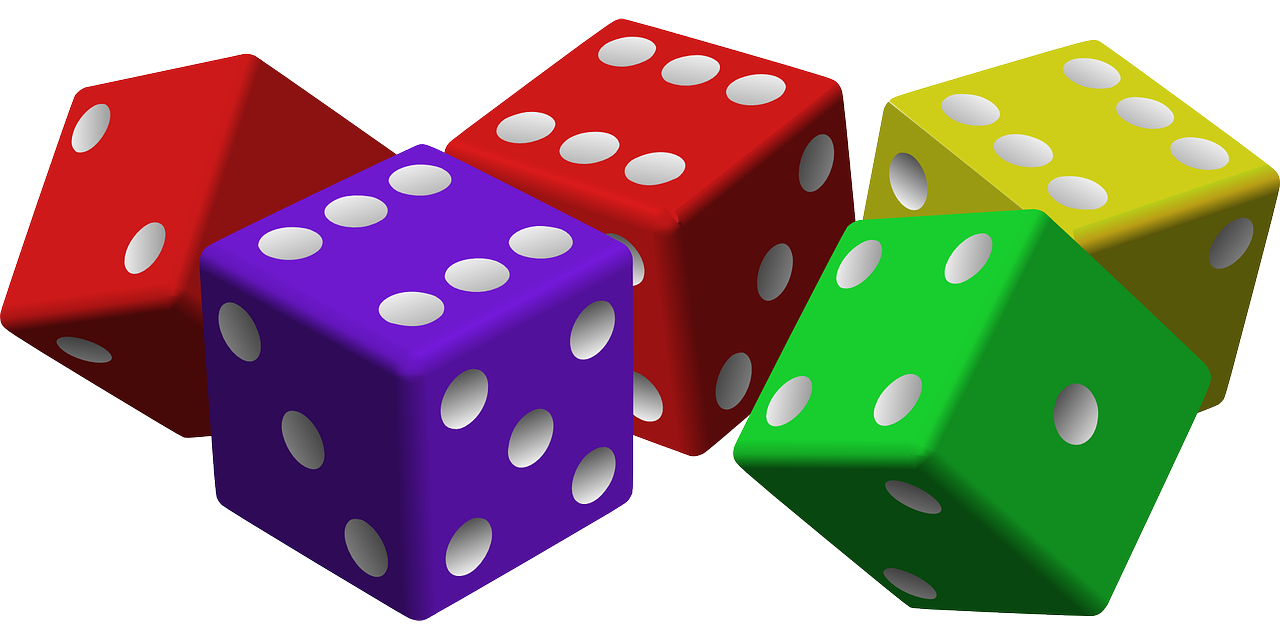
#> input picture 課本檔案/opencv/dice.png, 1280 x 640 px
$ python 6.py
#> lines starting #> are read from the running program, lines starting #| are printed output that depends on the picture
import cv2
img = cv2.imread('dice.png')
#> img is the input picture: shape (640, 1280, 3); mean B, G, R 135.3, 142.5, 157.8
img_HSV = cv2.cvtColor(img, cv2.COLOR_BGR2HSV)
#> img_HSV: shape (640, 1280, 3); mean H, S, V 35.2, 129.8, 189.1
cv2.imshow('HSV Image',img_HSV)
cv2.imshow('Hue Channel',img_HSV[:, :,0])
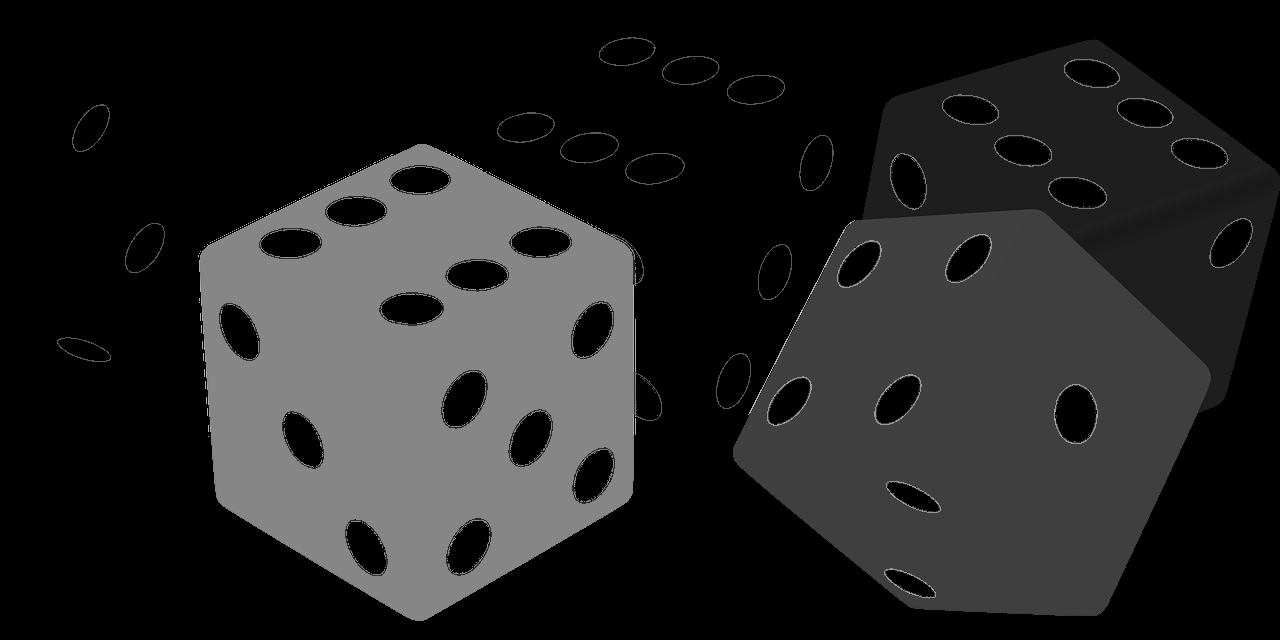
#> window 'Hue Channel': shape (640, 1280); min 0, max 179, mean 35.2
cv2.imshow('Saturation Channel',img_HSV[:, :,1])
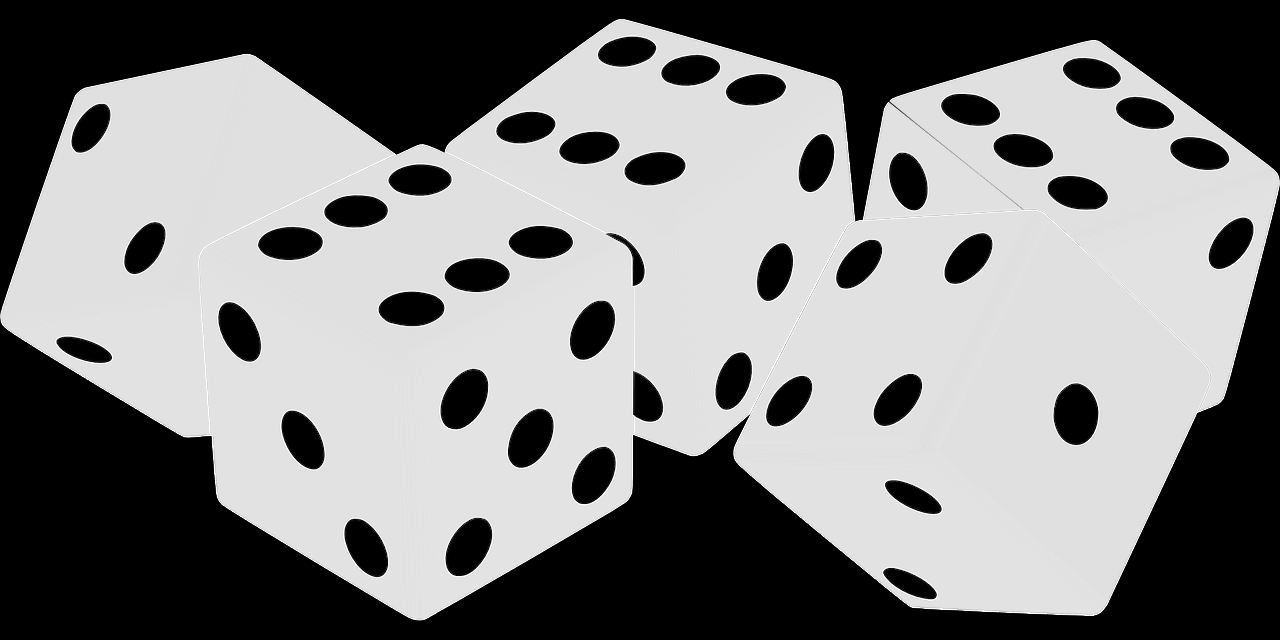
#> window 'Saturation Channel': shape (640, 1280); min 0, max 255, mean 129.8
cv2.imshow('Value Channel',img_HSV[:, :,2])
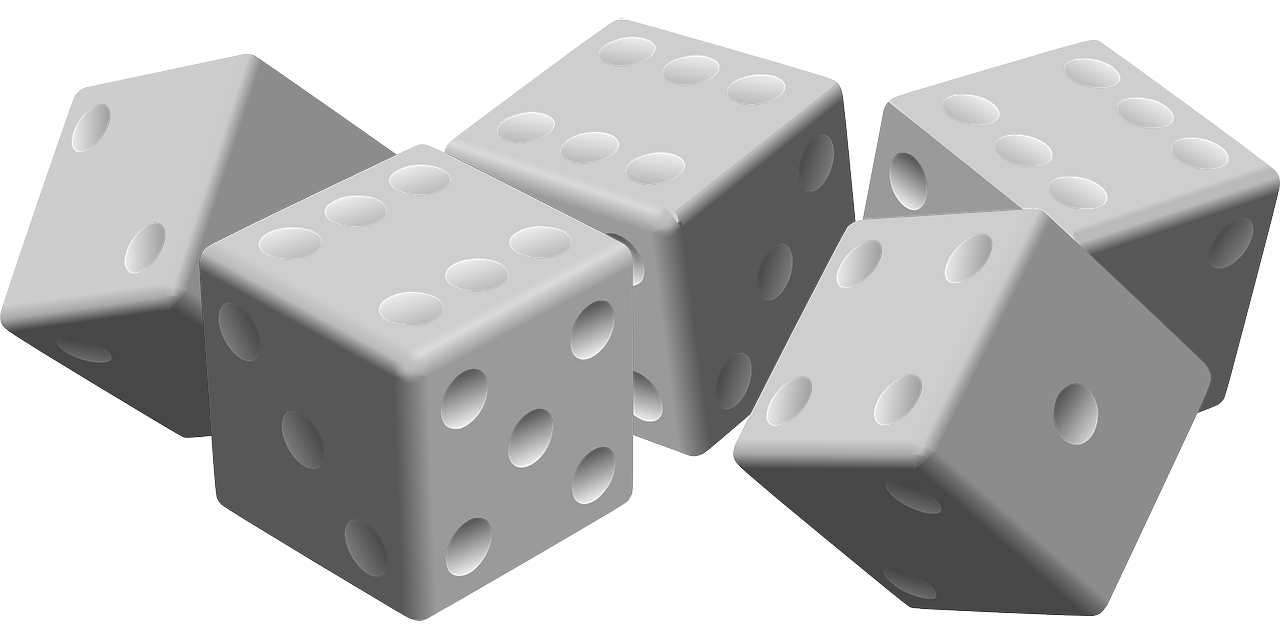
#> window 'Value Channel': shape (640, 1280); min 29, max 255, mean 189.1
cv2.waitKey(0)
cv2.destroyAllWindows()
